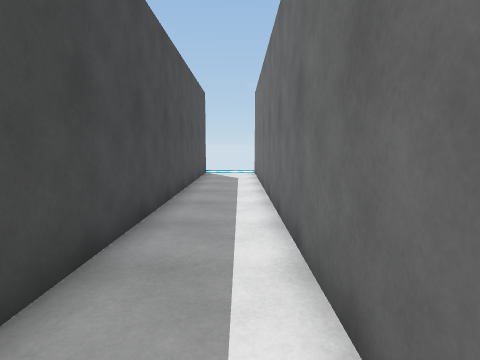
[1] (above)

16 first-person views from a walk through a Unity game level. The camera is 1.3 m above the floor, tilts 6° down and sees 75° across. The floor is counted in squares, 1 m on a side. Each view is taken from the middle of a square. On the plan, view 1 faces up. The plan holds only what a view shows up to about 14 squares ahead; the rest is blank. The player character is not drawn. Some surface patterns are stand-ins.

[2]
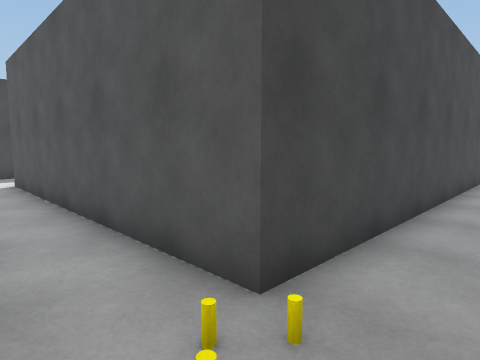

[3]
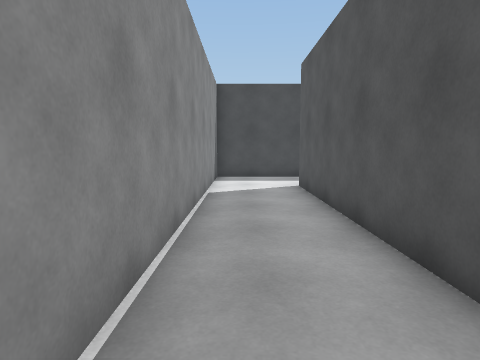

[4]
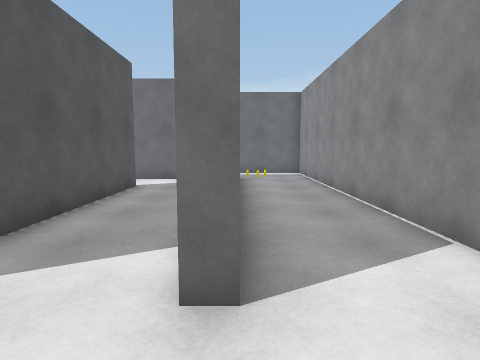

[5]
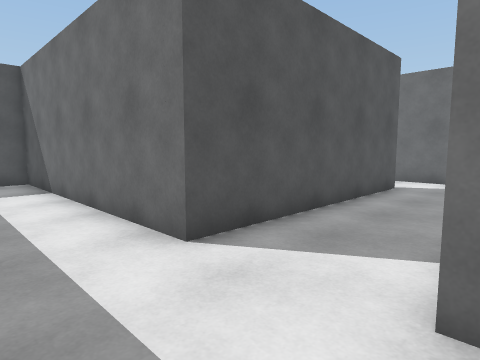

[6]
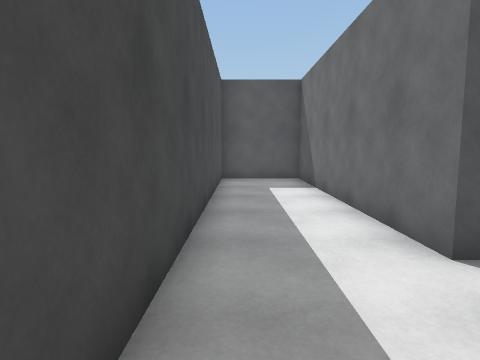

[7]
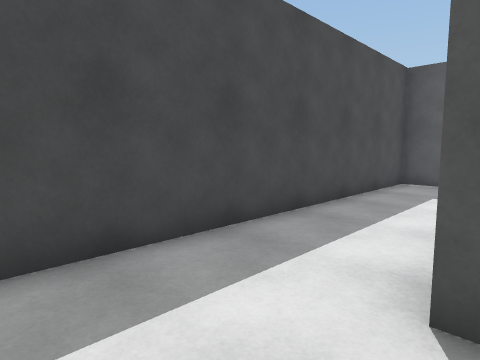

[8]
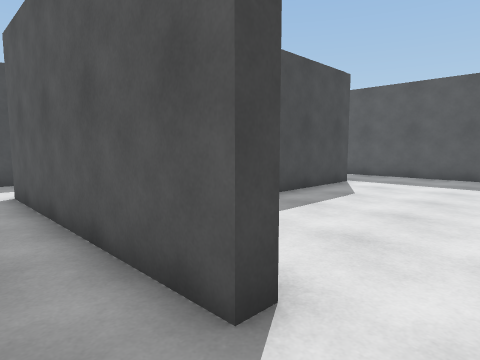

[9]
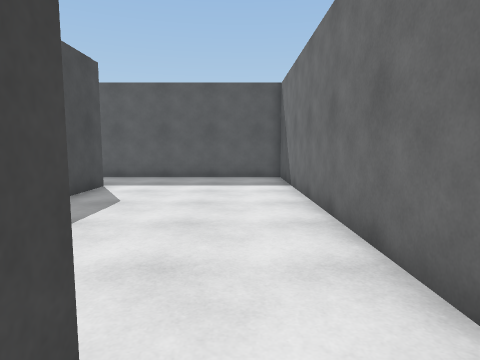

[10]
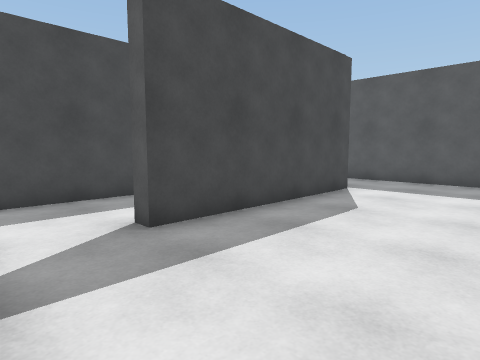

[11]
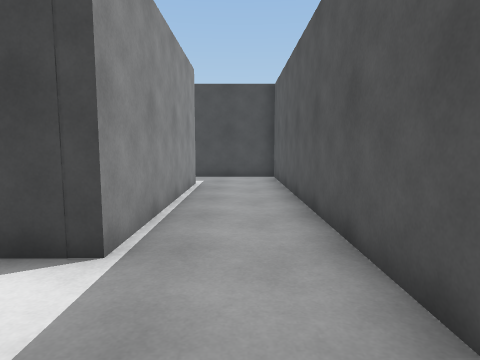

[12]
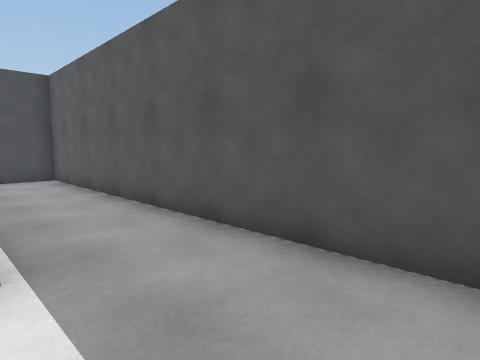

[13]
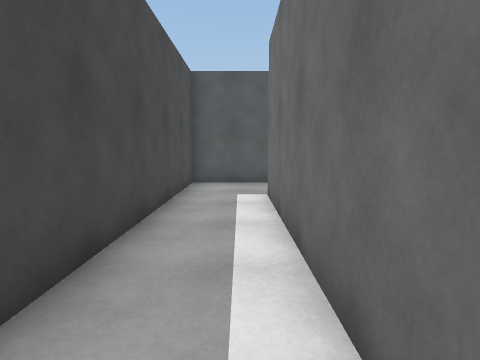

[14]
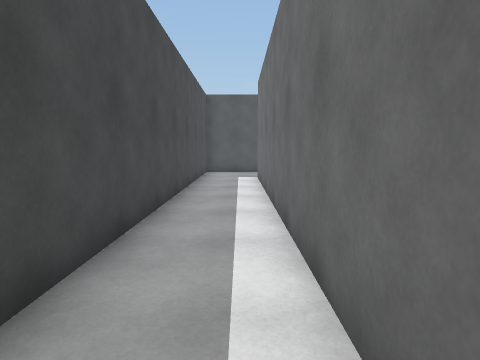

[15]
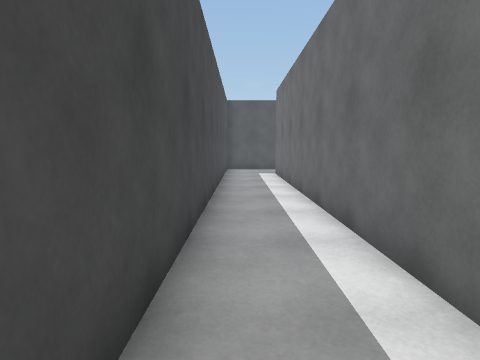

[16]
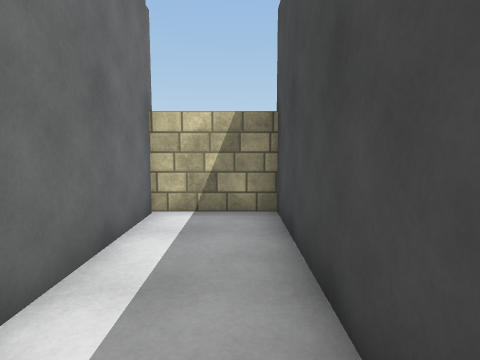

### Floor plan
Ten units are one square. View 1 is at (0, 0); x grows to the right and y downward. Boxes are objects, and circles mark ways between rooms. Rooms are numbered by the first view taken in them; rooms with no view inside come last. Other rooms are left out.
<svg viewBox="-192 -160 205 207">
<path fill="none" stroke="#000" d="M-45 -31 -45 -25 -125 -25 -125 -119 -157 -119 -157 40 -9 40M-22 -15 -22 -35M8 -9 8 -139M-17 -139 -17 10 -125 10 -125 5M-22 -35 -22 -155 -187 -155 -187 42 -162 42 -162 -124 -85 -124 -85 -55"/>
<rect x="-25" y="15" width="10" height="10" fill="#bbb"><title>yellow cylinder</title></rect>
<rect x="-15" y="15" width="10" height="10" fill="#bbb"><title>yellow cylinder</title></rect>
<rect x="-15" y="5" width="10" height="10" fill="#bbb"><title>yellow cylinder</title></rect>
<circle cx="-35" cy="-30" r="3" fill="#2a7"/>
<text x="-70" y="-20">1</text>
<text x="-80" y="-90">2</text>
</svg>
Room 1 opens to room 2.

Where each view was taken, in squares from view 1:
view 1: 0 up, 0 right, facing up
view 2: 3 down, 0 right, facing up-left
view 3: 3 down, 2 left, facing left
view 4: 1 down, 15 left, facing right
view 5: 1 down, 15 left, facing up-right
view 6: 1 down, 15 left, facing up
view 7: 0 up, 12 left, facing up-left
view 8: 1 up, 3 left, facing up-left
view 9: 2 up, 4 left, facing up
view 10: 3 up, 4 left, facing up-left
view 11: 14 up, 5 left, facing left
view 12: 12 up, 5 left, facing up-left
view 13: 4 up, 17 left, facing up
view 14: 1 down, 17 left, facing up
view 15: 3 down, 18 left, facing up
view 16: 2 up, 18 left, facing down
